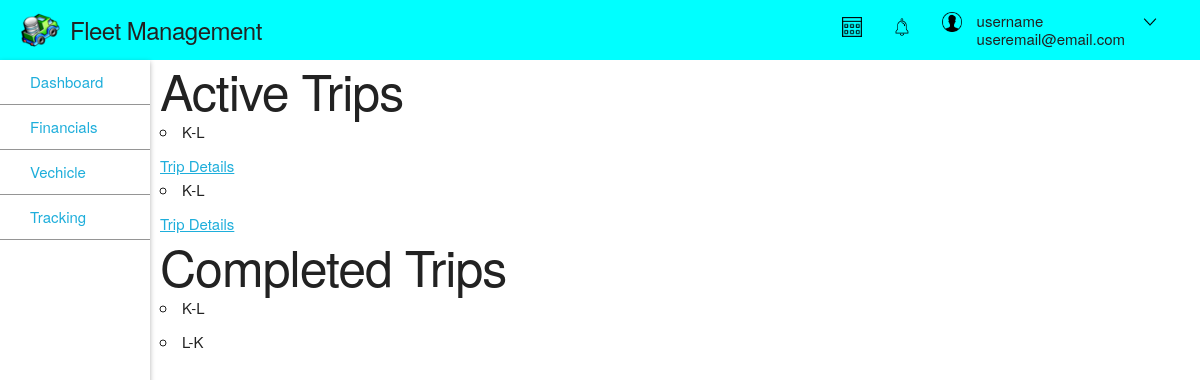
Page /dashboard/ on the earlier database version.
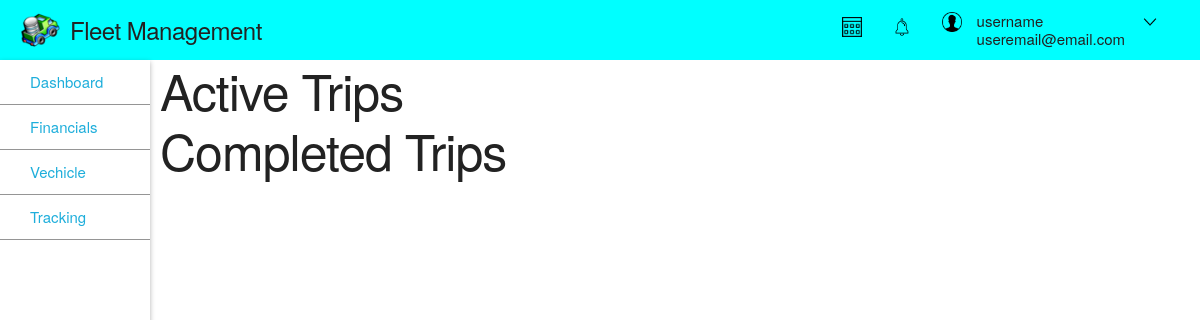
Same page on the later database version.
### core/models.py (models this page shows, shortened)
class Trip(models.Model):
    STATUS_CHOICE = (
        ('A', 'Arrived'),
        ('O', 'Ongoing'),
    )
    ROUTE_CHOICES = (
        ('K-L', 'kano - Lagos'),
        ('L-K', 'Lagos - Kano'),
    )
    truck = models.OneToOneField(
        Truck,
        on_delete = models.CASCADE,
        related_name='truck_trip',
        null=True,
        blank=True
    )
    supplier = models.ForeignKey(
        Supplier,
        on_delete = models.CASCADE,
        null=True,
        blank=True
    )
    route = models.CharField(max_length=3, choices=ROUTE_CHOICES)
    date_of_trip = models.DateField(null=True)
    time_of_departure = models.DateTimeField(null=True)
    diesel_required = models.IntegerField(blank=True, null=True)
    nature_of_load = models.CharField(max_length=64)
    load_weight = models.IntegerField(blank=True, null=True)
    status = models.CharField(max_length=1, choices=STATUS_CHOICE, default='O')

class CompletedTrips(models.Model):
    STATUS_CHOICE = (
        ('A', 'Arrived'),
        ('O', 'Ongoing'),
    )
    ROUTE_CHOICES = (
        ('K-L', 'kano - Lagos'),
        ('L-K', 'Lagos - Kano'),
    )
    truck_C = models.CharField(max_length=30)
    supplier_C = models.CharField(max_length=30)
    route_C = models.CharField(max_length=3, choices=ROUTE_CHOICES)
    date_of_trip_C = models.DateField(null=True)
    time_of_departure_C= models.DateTimeField(null=True)
    diesel_required_C = models.IntegerField(blank=True, null=True)
    nature_of_load_C = models.CharField(max_length=64)
    load_weight_C = models.IntegerField(blank=True, null=True)
    status_C = models.CharField(max_length=1, choices=STATUS_CHOICE, default='O')
    time_of_arrival_C = models.DateTimeField(auto_now_add=True)

### core/views.py (the view)
# urls.py: path('dashboard/', views.dashboard, name='dashboard'),
def dashboard(request):
    active_trips = Trip.objects.filter(status='O')
    completed_trips = CompletedTrips.objects.all()
    context = {
        'active_trips':active_trips,
        'completed_trips':completed_trips
    }
    return render(request, 'core/dashboard.html',context)

### core/templates/core/dashboard.html (shortened to what this page needs)
{% extends 'core/base.html' %}
{% block body %}
<h1>Active Trips</h1>
<ul>
    {% for trip in active_trips %}
        <li>{{ trip.route }}</li>
        <a href="{% url 'core:update-trip' trip.id %}">Trip Details</a>
    {% endfor %}
</ul>
<h1>Completed Trips</h1>
<ul>
    {% for trip in completed_trips %}
        <li>{{ trip.route_C }}</li>
    {% endfor %}
</ul>
{% endblock %}

### core/templates/core/base.html (shortened to what this page needs)
{% load static %}
<!DOCTYPE html>
<html lang="en">
<head>
    <link rel="stylesheet" href="{% static 'core/css/normalize.css' %}">
    <link rel="stylesheet" href="{% static 'core/css/skeleton.css' %}">
    <link rel="stylesheet" href="{% static 'core/css/base.css' %}">
</head>
<body>
    <div class="container">
        <nav>
            <div class="navLogo">
                <img src="{% static 'core/images/logo.png' %}" alt="">
                <h5>Fleet Management</h5>
            </div>
            <div class="navFunctionality">
                <div class="navFun_item">
                    <img class="icon" src="{% static 'core/images/calender.png' %}" alt="">
                </div>
                <div class="navFun_item">
                    <img class="icon" src="{% static 'core/images/alert.png' %}" alt="">
                </div>
                <div class="user-profile navFun_item">
                    <div class="user-profile-photo">
                        <img class="icon" src="{% static 'core/images/profile_photo_placeholder.png' %}" alt="">
                    </div>
                    <div class="user-details">
                        <p class="user-name">username</p>
                        <p class="user-email">useremail@email.com</p>
                    </div>
                    <div class="navFun_item">
                        <img class="icon" src="{% static 'core/images/down-arrow.png' %}" alt="">
                    </div>
                </div>
            </div>
        </nav>
    </div>
    <div class="container">
        <div class="admin_view">
            <div class="admin_nav_container">
                <div class="admin_nav" >
                    <a href="{% url 'core:dashboard' %}" class="admin_nav_item">
                        Dashboard
                    </a>
                    <div class="horizontal_line"></div>
                    <a href="" class="admin_nav_item">
                        Financials
                    </a>
                    <div class="horizontal_line"></div>
                    <a href="{% url 'core:truck-info' %}" class="admin_nav_item">
                        Vechicle
                    </a>
                    <div class="horizontal_line"></div>
                    <a href="" class="admin_nav_item">
                        Tracking
                    </a>
                    <div class="horizontal_line"></div>
                </div>
            </div>
            <div class="content_main">
                {% block body %}
                {% endblock %}
            </div>
        </div>
    </div>
</body>
</html>

### core/static/core/css/skeleton.css (style rules this page uses)
.container { position: relative; width: 100%; max-width: 1444px; margin: 0 auto; padding: 0 20px; box-sizing: border-box; }
@media (min-width: 400px) { .container { width: 85%; padding: 0; } }
@media (min-width: 550px) { .container { width: 100%; } }
html { font-size: 62.5%; }
body { font-size: 1.5em; line-height: 1.6; font-weight: 400; font-family: "Raleway", "HelveticaNeue", "Helvetica Neue", Helvetica, Arial, sans-serif; color: #222; }
h1, h2, h3, h4, h5, h6 { margin-top: 0; margin-bottom: 0; font-weight: 300; }
h1 { font-size: 4.0rem; line-height: 1.2; letter-spacing: -.1rem; }
h5 { font-size: 1.8rem; line-height: 1.5; letter-spacing: -.05rem; }
@media (min-width: 550px) { h1 { font-size: 5.0rem; } }
@media (min-width: 550px) { h5 { font-size: 2.4rem; } }
p { margin-top: 0; line-height: 1.2; }
a { color: #1EAEDB; }
pre, blockquote, dl, figure, table, p, ul, ol, form { margin-bottom: 0; }
.container:after, .row:after, .u-cf { content: ""; display: table; clear: both; }

### core/static/core/css/base.css (style rules this page uses)
nav { background-color: aqua; display: flex; justify-content: space-between; padding: 1rem 1rem; align-items: center; }
.navLogo { display: flex; flex-direction: row; align-items: center; }
.navFunctionality { display: flex; align-items: center; }
.navFun_item { padding: 0 1.5rem; }
.navLogo img { width: 40px; height: 40px; padding: 0 1rem; }
.icon { width: 20px; }
.user-profile { display: flex; }
.user-profile-photo { padding-right: 1.5rem; }
.admin_view { display: flex; }
.admin_nav_container { padding-top: 1rem; box-shadow: 0px 2px 5px rgba(27, 23, 23, 0.333); height: 100vh; }
.admin_nav { width: 15rem; }
.content_main { padding-left: 1rem; }
.admin_nav_item { text-decoration: none; position: relative; padding-left: 3rem; cursor: pointer; }
.horizontal_line { border-bottom: 1px solid #0000006a; width: 100%; margin: 1rem 0; }

Differences in the rows shown:
removed Trip: route "K-L"
removed Trip: route "K-L"
removed CompletedTrips: route_C "K-L"
removed CompletedTrips: route_C "L-K"
